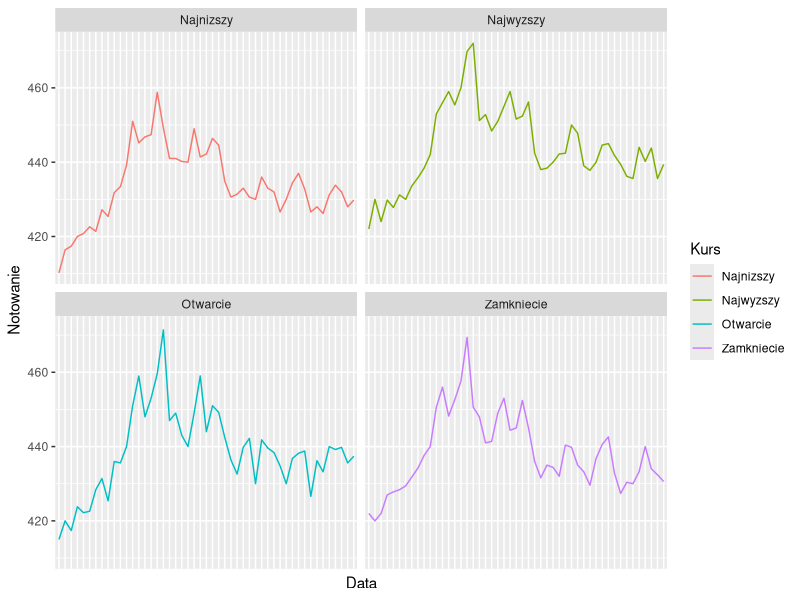
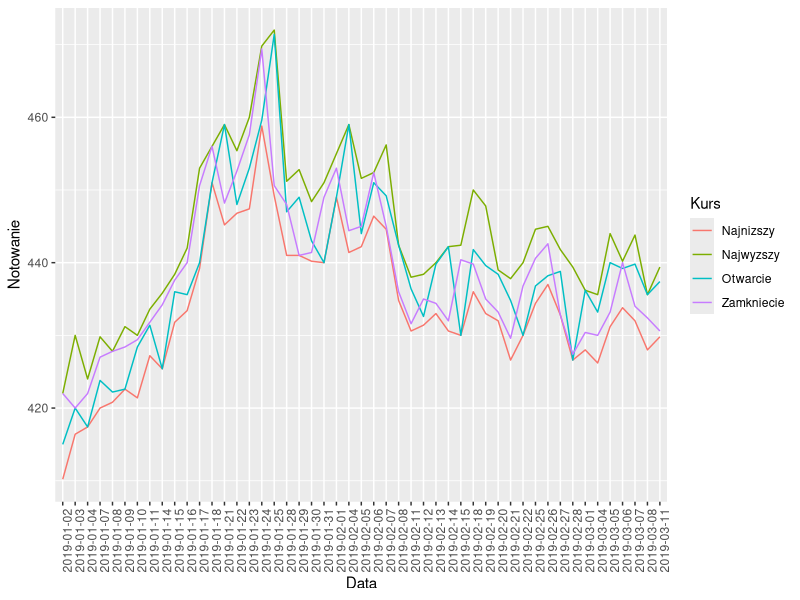
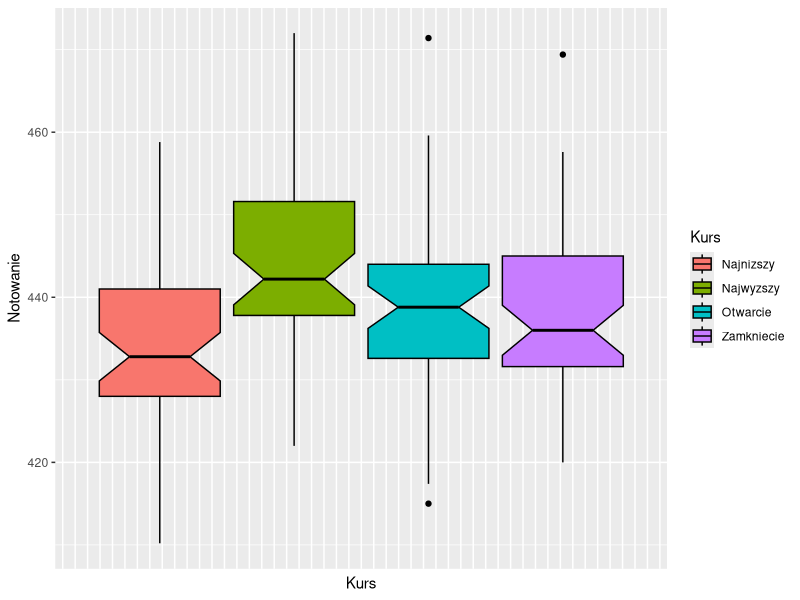
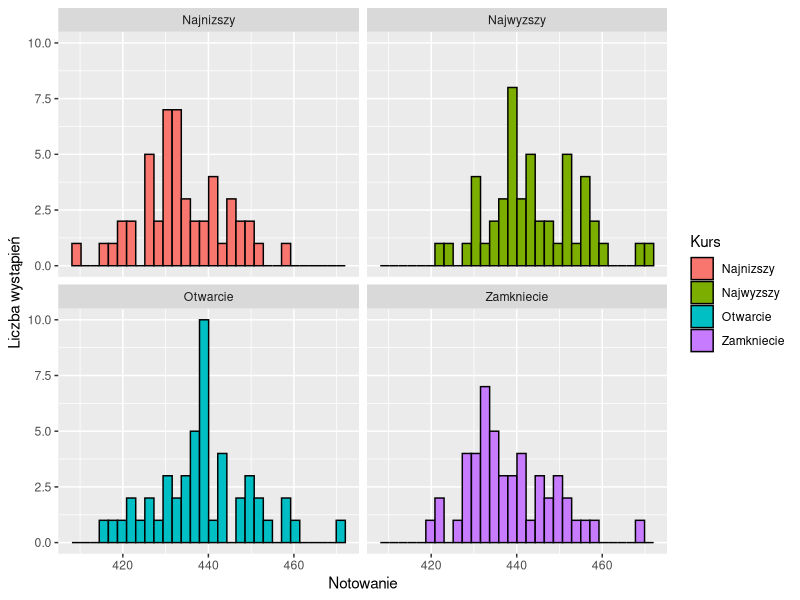

These charts were generated, in order, by the following R code: (Note: this script raises an error after producing the figures.)
## ---- chunk 1
knitr::opts_chunk$set(echo = TRUE)
## ---- chunk 2
dane <- read.csv("GPW-MBANK.csv")
head(dane)
## ---- chunk 3
library(tidyr)

year2019 <- grepl("2019", dane$Data)
dane <- dane[year2019, names(dane) != "Wolumen"]
dane <- gather(dane, "Kurs", "Notowanie", -Data)

head(dane)
## ---- chunk 4
levels(dane$Data) <- gsub("2019-", "", levels(dane$Data))
head(dane)
## ---- chunk 5
library(ggplot2)
p <- ggplot(dane, 
            aes(x = Data, 
                y = Notowanie, 
                group = Kurs,
                col = Kurs)) + 
    theme(axis.text.x = element_text(angle = 90, 
                                     hjust = 1))
p_nox_axis <- p + theme(axis.text.x = element_blank(),
                        axis.ticks.x = element_blank())

p_nox_axis + geom_line() + facet_wrap( ~ Kurs)
## ---- chunk 6
p + geom_line()
## ---- chunk 7
p_nox_axis + geom_boxplot(aes(fill = Kurs), 
                          col = "black",
                          notch = TRUE) + labs(x = "Kurs")
## ---- chunk 8
p_onlyx <- ggplot(dane, 
                  aes(x = Notowanie,
                      group = Kurs,
                      fill = Kurs))
p_onlyx + geom_histogram(col = "black") + 
    facet_wrap( ~ Kurs) +
    labs(y = "Liczba wystąpień")
## ---- chunk 9
dane2 <- read.csv("GPW-MBANK.csv")
dane2$t <- as.integer(dane2$Data)
prog_start <- "2019-02-28"
## ---- chunk 10
start <- which(dane2$Data == prog_start)
n_obs <- nrow(dane2)

learn_set <- dane2[1:(start - 1), ]
test_set  <- dane2[start:n_obs, ]
## ---- chunk 11
mse <- function(real, predicted = NULL) {
    if (!is.numeric(real) || (!is.null(predicted) && !is.numeric(predicted))) {
        stop("Parametry real oraz predicted muszą być numeryczne.")
    }
    
    if (!is.null(predicted)) {
        value <- real - predicted
    } else {
        value <- real
    }

    result <- mean(value * value, na.rm = TRUE)
    return(result)
}

theil <- function(real, predicted) {
    if (!is.numeric(real) | !is.numeric(predicted)) {
        stop("Parametry real oraz predicted muszą być numeryczne.")
    }
    
    result <- mse(real, predicted) / mse(real)
    return(result)
}
## ---- chunk 12
model1 <- lm(Otwarcie ~ t, data = learn_set)
summary(model1)
## ---- chunk 13
plot(learn_set$t, learn_set$Otwarcie,
     xlab = "Czas", ylab = "Notowanie")
abline(model1, col = "red")
## ---- chunk 14
library(dplyr)
k <- 3
dane2$ZamkniecieLag <- lag(dane2$Zamkniecie, k)
learn_set <- dane2[1:(start - 1), ]
test_set  <- dane2[start:n_obs, ]

model2 <- lm(Otwarcie ~ t + ZamkniecieLag, data = learn_set)
summary(model2)
## ---- chunk 15
model3 <- lm(Otwarcie ~ ZamkniecieLag, data = learn_set)
summary(model3)
## ---- chunk 16
ind <- 1:k
plot(learn_set[-ind, c("t", "Otwarcie")],
     xlab = "Czas", ylab = "Notowanie")
lines(learn_set[-ind ,"t"], predict(model3), col = "darkblue")
## ---- chunk 17
real <- learn_set[-ind, "Otwarcie"]

comparison_learn <- data.frame(r2 = c(summary(model1)$r.squared,
                                      summary(model3)$r.squared),
                               mse = c(mse(learn_set$Otwarcie, 
                                           predict(model1)),
                                       mse(real, 
                                           predict(model3))),
                               theil = c(theil(learn_set$Otwarcie, 
                                               predict(model1)),
                                         theil(real, 
                                               predict(model3))),
           row.names = c("Model1", "Model3"))
comparison_learn
## ---- chunk 18
real <- test_set$Otwarcie
comparison_test <- data.frame(mse = mse(real, predict(model3, test_set)),
  theil = theil(real, predict(model3, test_set)))
comparison_test
## ---- chunk 19
colors <- c("darkblue", "green", "darkred")
plot(dane2[-ind, c("t", "Otwarcie")],
     xlab = "Czas", ylab = "Notowanie",
     main = "Wykres łączny")
lines(learn_set[-ind, "t"], predict(model3), col = colors[1])
lines(test_set$t, predict(model3, test_set), col = colors[2])
abline(model1, col = colors[3])
legend("topright", 
       legend = c("Model3 na zbiorze treningowym",
                  "Model3 na zbiorze testowym",
                  "Model1"),
       lty = 1,
       col = colors)
## ---- chunk 20
latest_days <- 20
learn_set <- dane2[(start - latest_days):(start - 1), ]
test_set  <- dane2[start:n_obs, ]
## ---- chunk 21
model4 <- lm(Otwarcie ~ ZamkniecieLag, data = learn_set)
summary(model4)
